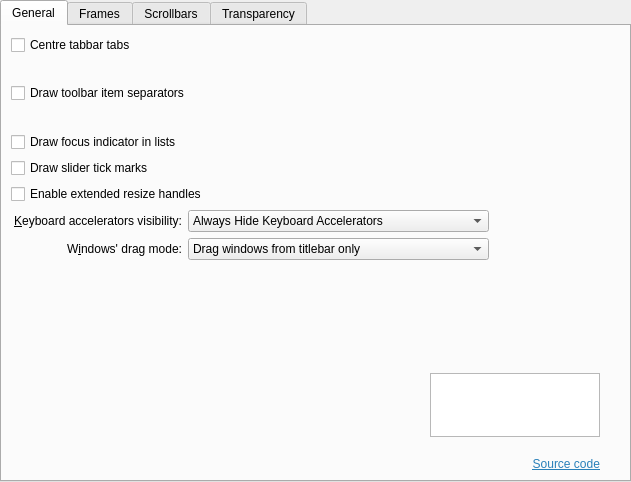
<?xml version="1.0" encoding="UTF-8"?>
<ui version="4.0">
 <class>BreezeStyleConfig</class>
 <widget class="QWidget" name="BreezeStyleConfig">
  <property name="geometry">
   <rect>
    <x>0</x>
    <y>0</y>
    <width>631</width>
    <height>482</height>
   </rect>
  </property>
  <property name="sizePolicy">
   <sizepolicy hsizetype="Preferred" vsizetype="Preferred">
    <horstretch>0</horstretch>
    <verstretch>0</verstretch>
   </sizepolicy>
  </property>
  <layout class="QVBoxLayout" name="verticalLayout_2">
   <property name="leftMargin">
    <number>0</number>
   </property>
   <property name="topMargin">
    <number>0</number>
   </property>
   <property name="rightMargin">
    <number>0</number>
   </property>
   <property name="bottomMargin">
    <number>0</number>
   </property>
   <item>
    <widget class="QTabWidget" name="tabWidget">
     <property name="currentIndex">
      <number>0</number>
     </property>
     <widget class="QWidget" name="tab">
      <attribute name="title">
       <string>General</string>
      </attribute>
      <layout class="QGridLayout" name="gridLayout">
       <item row="0" column="0" colspan="2">
        <widget class="QCheckBox" name="_tabBarDrawCenteredTabs">
         <property name="text">
          <string>Centre tabbar tabs</string>
         </property>
        </widget>
       </item>
       <item row="7" column="0" colspan="2">
        <widget class="QLabel" name="_mnemonicsLabel">
         <property name="text">
          <string>&amp;Keyboard accelerators visibility:</string>
         </property>
         <property name="alignment">
          <set>Qt::AlignmentFlag::AlignRight|Qt::AlignmentFlag::AlignTrailing|Qt::AlignmentFlag::AlignVCenter</set>
         </property>
         <property name="buddy">
          <cstring>_mnemonicsMode</cstring>
         </property>
        </widget>
       </item>
       <item row="9" column="0" rowspan="3" colspan="3">
        <spacer name="verticalSpacer">
         <property name="orientation">
          <enum>Qt::Orientation::Vertical</enum>
         </property>
         <property name="sizeHint" stdset="0">
          <size>
           <width>20</width>
           <height>60</height>
          </size>
         </property>
        </spacer>
       </item>
       <item row="7" column="2" colspan="3">
        <widget class="QComboBox" name="_mnemonicsMode">
         <item>
          <property name="text">
           <string>Always Hide Keyboard Accelerators</string>
          </property>
         </item>
         <item>
          <property name="text">
           <string>Show Keyboard Accelerators When Needed</string>
          </property>
         </item>
         <item>
          <property name="text">
           <string>Always Show Keyboard Accelerators</string>
          </property>
         </item>
        </widget>
       </item>
       <item row="7" column="5">
        <spacer name="horizontalSpacer_2">
         <property name="orientation">
          <enum>Qt::Orientation::Horizontal</enum>
         </property>
         <property name="sizeHint" stdset="0">
          <size>
           <width>100</width>
           <height>20</height>
          </size>
         </property>
        </spacer>
       </item>
       <item row="8" column="2" colspan="3">
        <widget class="QComboBox" name="_windowDragMode">
         <property name="sizePolicy">
          <sizepolicy hsizetype="Preferred" vsizetype="Fixed">
           <horstretch>0</horstretch>
           <verstretch>0</verstretch>
          </sizepolicy>
         </property>
         <item>
          <property name="text">
           <string>Drag windows from titlebar only</string>
          </property>
         </item>
         <item>
          <property name="text">
           <string>Drag windows from titlebar, menubar and toolbars</string>
          </property>
         </item>
         <item>
          <property name="text">
           <string>Drag windows from all empty areas</string>
          </property>
         </item>
        </widget>
       </item>
       <item row="8" column="0" colspan="2">
        <widget class="QLabel" name="_windowDragLabel">
         <property name="sizePolicy">
          <sizepolicy hsizetype="Preferred" vsizetype="Preferred">
           <horstretch>0</horstretch>
           <verstretch>0</verstretch>
          </sizepolicy>
         </property>
         <property name="text">
          <string>W&amp;indows' drag mode:</string>
         </property>
         <property name="alignment">
          <set>Qt::AlignmentFlag::AlignRight|Qt::AlignmentFlag::AlignTrailing|Qt::AlignmentFlag::AlignVCenter</set>
         </property>
         <property name="buddy">
          <cstring>_windowDragMode</cstring>
         </property>
        </widget>
       </item>
       <item row="6" column="0" colspan="3">
        <widget class="QCheckBox" name="_splitterProxyEnabled">
         <property name="text">
          <string>Enable extended resize handles</string>
         </property>
        </widget>
       </item>
       <item row="3" column="0" colspan="2">
        <widget class="QCheckBox" name="_viewDrawFocusIndicator">
         <property name="text">
          <string>Draw focus indicator in lists</string>
         </property>
        </widget>
       </item>
       <item row="5" column="0" colspan="2">
        <widget class="QCheckBox" name="_sliderDrawTickMarks">
         <property name="text">
          <string>Draw slider tick marks</string>
         </property>
        </widget>
       </item>
       <item row="1" column="0" rowspan="2" colspan="3">
        <widget class="QCheckBox" name="_toolBarDrawItemSeparator">
         <property name="text">
          <string>Draw toolbar item separators</string>
         </property>
        </widget>
       </item>
       <item row="13" column="0" colspan="6">
        <layout class="QGridLayout" name="gridLayout_4">
         <item row="1" column="2">
          <spacer name="horizontalSpacer_7">
           <property name="orientation">
            <enum>Qt::Orientation::Horizontal</enum>
           </property>
           <property name="sizeType">
            <enum>QSizePolicy::Policy::Fixed</enum>
           </property>
           <property name="sizeHint" stdset="0">
            <size>
             <width>20</width>
             <height>20</height>
            </size>
           </property>
          </spacer>
         </item>
         <item row="1" column="1">
          <widget class="QGraphicsView" name="graphicsView">
           <property name="sizePolicy">
            <sizepolicy hsizetype="Fixed" vsizetype="Fixed">
             <horstretch>0</horstretch>
             <verstretch>0</verstretch>
            </sizepolicy>
           </property>
           <property name="minimumSize">
            <size>
             <width>170</width>
             <height>64</height>
            </size>
           </property>
           <property name="maximumSize">
            <size>
             <width>170</width>
             <height>64</height>
            </size>
           </property>
           <property name="baseSize">
            <size>
             <width>170</width>
             <height>64</height>
            </size>
           </property>
           <property name="layoutDirection">
            <enum>Qt::LayoutDirection::LeftToRight</enum>
           </property>
           <property name="styleSheet">
            <string notr="true">border-image: url(:/images/Classik_logo.svg);</string>
           </property>
           <property name="interactive">
            <bool>false</bool>
           </property>
           <property name="alignment">
            <set>Qt::AlignmentFlag::AlignBottom|Qt::AlignmentFlag::AlignRight|Qt::AlignmentFlag::AlignTrailing</set>
           </property>
           <property name="rubberBandSelectionMode">
            <enum>Qt::ItemSelectionMode::IntersectsItemShape</enum>
           </property>
          </widget>
         </item>
         <item row="1" column="0">
          <spacer name="horizontalSpacer_3">
           <property name="orientation">
            <enum>Qt::Orientation::Horizontal</enum>
           </property>
           <property name="sizeHint" stdset="0">
            <size>
             <width>40</width>
             <height>20</height>
            </size>
           </property>
          </spacer>
         </item>
         <item row="5" column="1">
          <layout class="QVBoxLayout" name="verticalLayout_6">
           <property name="spacing">
            <number>0</number>
           </property>
           <item>
            <widget class="QLabel" name="_version">
             <property name="text">
              <string>&lt;version&gt;</string>
             </property>
             <property name="alignment">
              <set>Qt::AlignmentFlag::AlignBottom|Qt::AlignmentFlag::AlignRight|Qt::AlignmentFlag::AlignTrailing</set>
             </property>
            </widget>
           </item>
           <item>
            <widget class="QLabel" name="label_24">
             <property name="text">
              <string>&lt;html&gt;&lt;head/&gt;&lt;body&gt;&lt;p&gt;&lt;a href=&quot;https://github.com/paulmcauley/classik&quot;&gt;&lt;span style=&quot; text-decoration: underline; color:#2980b9;&quot;&gt;Source code&lt;/span&gt;&lt;/a&gt;&lt;/p&gt;&lt;/body&gt;&lt;/html&gt;</string>
             </property>
             <property name="alignment">
              <set>Qt::AlignmentFlag::AlignRight|Qt::AlignmentFlag::AlignTrailing|Qt::AlignmentFlag::AlignVCenter</set>
             </property>
             <property name="openExternalLinks">
              <bool>true</bool>
             </property>
            </widget>
           </item>
          </layout>
         </item>
        </layout>
       </item>
      </layout>
     </widget>
     <widget class="QWidget" name="tab_3">
      <attribute name="title">
       <string>Frames</string>
      </attribute>
      <layout class="QVBoxLayout" name="verticalLayout_3">
       <item>
        <widget class="QCheckBox" name="_dockWidgetDrawFrame">
         <property name="text">
          <string>Draw frame around dockable panels</string>
         </property>
        </widget>
       </item>
       <item>
        <widget class="QCheckBox" name="_sidePanelDrawFrame">
         <property name="text">
          <string>Draw frame around side panels</string>
         </property>
        </widget>
       </item>
       <item>
        <widget class="QCheckBox" name="_menuItemDrawThinFocus">
         <property name="text">
          <string>Draw a thin line to indicate focus in menus and menubars</string>
         </property>
        </widget>
       </item>
       <item>
        <spacer name="verticalSpacer_3">
         <property name="orientation">
          <enum>Qt::Orientation::Vertical</enum>
         </property>
         <property name="sizeHint" stdset="0">
          <size>
           <width>20</width>
           <height>117</height>
          </size>
         </property>
        </spacer>
       </item>
      </layout>
     </widget>
     <widget class="QWidget" name="tab_scrollbars">
      <attribute name="title">
       <string>Scrollbars</string>
      </attribute>
      <layout class="QVBoxLayout" name="verticalLayout">
       <item>
        <spacer name="verticalSpacer_6">
         <property name="orientation">
          <enum>Qt::Orientation::Vertical</enum>
         </property>
         <property name="sizeType">
          <enum>QSizePolicy::Policy::Fixed</enum>
         </property>
         <property name="sizeHint" stdset="0">
          <size>
           <width>20</width>
           <height>15</height>
          </size>
         </property>
        </spacer>
       </item>
       <item>
        <widget class="QGroupBox" name="groupBox">
         <property name="title">
          <string>Arrow buttons</string>
         </property>
         <layout class="QVBoxLayout" name="verticalLayout_4">
          <item>
           <layout class="QGridLayout" name="gridLayout_3">
            <item row="1" column="1">
             <widget class="QComboBox" name="_scrollBarAddLineButtons">
              <item>
               <property name="text">
                <string>No Buttons</string>
               </property>
              </item>
              <item>
               <property name="text">
                <string>One Button</string>
               </property>
              </item>
              <item>
               <property name="text">
                <string>Two Buttons</string>
               </property>
              </item>
             </widget>
            </item>
            <item row="1" column="0">
             <widget class="QLabel" name="_scrollBarAddLineLabel">
              <property name="text">
               <string>Bottom arrow button t&amp;ype:</string>
              </property>
              <property name="alignment">
               <set>Qt::AlignmentFlag::AlignRight|Qt::AlignmentFlag::AlignTrailing|Qt::AlignmentFlag::AlignVCenter</set>
              </property>
              <property name="buddy">
               <cstring>_scrollBarAddLineButtons</cstring>
              </property>
             </widget>
            </item>
            <item row="0" column="1">
             <widget class="QComboBox" name="_scrollBarSubLineButtons">
              <item>
               <property name="text">
                <string>No Buttons</string>
               </property>
              </item>
              <item>
               <property name="text">
                <string>One Button</string>
               </property>
              </item>
              <item>
               <property name="text">
                <string>Two Buttons</string>
               </property>
              </item>
             </widget>
            </item>
            <item row="0" column="2">
             <spacer name="horizontalSpacer">
              <property name="orientation">
               <enum>Qt::Orientation::Horizontal</enum>
              </property>
              <property name="sizeHint" stdset="0">
               <size>
                <width>40</width>
                <height>20</height>
               </size>
              </property>
             </spacer>
            </item>
            <item row="0" column="0">
             <widget class="QLabel" name="_scrollBarSubLineLabel">
              <property name="text">
               <string>&amp;Top arrow button type:</string>
              </property>
              <property name="alignment">
               <set>Qt::AlignmentFlag::AlignRight|Qt::AlignmentFlag::AlignTrailing|Qt::AlignmentFlag::AlignVCenter</set>
              </property>
              <property name="buddy">
               <cstring>_scrollBarSubLineButtons</cstring>
              </property>
             </widget>
            </item>
           </layout>
          </item>
         </layout>
        </widget>
       </item>
       <item>
        <spacer name="verticalSpacer_4">
         <property name="orientation">
          <enum>Qt::Orientation::Vertical</enum>
         </property>
         <property name="sizeHint" stdset="0">
          <size>
           <width>20</width>
           <height>40</height>
          </size>
         </property>
        </spacer>
       </item>
      </layout>
     </widget>
     <widget class="QWidget" name="tab_5">
      <attribute name="title">
       <string>Transparency</string>
      </attribute>
      <layout class="QGridLayout" name="gridLayout_2">
       <item row="10" column="1">
        <spacer name="verticalSpacer_5">
         <property name="orientation">
          <enum>Qt::Orientation::Vertical</enum>
         </property>
         <property name="sizeHint" stdset="0">
          <size>
           <width>20</width>
           <height>40</height>
          </size>
         </property>
        </spacer>
       </item>
       <item row="1" column="1">
        <layout class="QHBoxLayout" name="horizontalLayout_2">
         <item>
          <widget class="QLabel" name="_menuOpacityTransparentLabel">
           <property name="text">
            <string>Transparent</string>
           </property>
          </widget>
         </item>
         <item>
          <spacer name="horizontalSpacer_6">
           <property name="orientation">
            <enum>Qt::Orientation::Horizontal</enum>
           </property>
           <property name="sizeHint" stdset="0">
            <size>
             <width>40</width>
             <height>20</height>
            </size>
           </property>
          </spacer>
         </item>
         <item>
          <widget class="QLabel" name="_menuOpacityOpaqueLabel">
           <property name="sizePolicy">
            <sizepolicy hsizetype="Minimum" vsizetype="Preferred">
             <horstretch>0</horstretch>
             <verstretch>0</verstretch>
            </sizepolicy>
           </property>
           <property name="text">
            <string>Opaque</string>
           </property>
          </widget>
         </item>
        </layout>
       </item>
       <item row="7" column="0" colspan="2">
        <layout class="QHBoxLayout" name="horizontalLayout">
         <item>
          <widget class="QLabel" name="_menuGroupDescription">
           <property name="text">
            <string>Menu:</string>
           </property>
          </widget>
         </item>
         <item>
          <widget class="QSlider" name="_menuOpacity">
           <property name="minimum">
            <number>0</number>
           </property>
           <property name="maximum">
            <number>100</number>
           </property>
           <property name="singleStep">
            <number>1</number>
           </property>
           <property name="pageStep">
            <number>10</number>
           </property>
           <property name="value">
            <number>100</number>
           </property>
           <property name="orientation">
            <enum>Qt::Orientation::Horizontal</enum>
           </property>
           <property name="invertedAppearance">
            <bool>false</bool>
           </property>
           <property name="invertedControls">
            <bool>false</bool>
           </property>
           <property name="tickPosition">
            <enum>QSlider::TickPosition::TicksBelow</enum>
           </property>
           <property name="tickInterval">
            <number>10</number>
           </property>
          </widget>
         </item>
        </layout>
       </item>
       <item row="1" column="0">
        <spacer name="horizontalSpacer_5">
         <property name="orientation">
          <enum>Qt::Orientation::Horizontal</enum>
         </property>
         <property name="sizeType">
          <enum>QSizePolicy::Policy::Fixed</enum>
         </property>
         <property name="sizeHint" stdset="0">
          <size>
           <width>40</width>
           <height>20</height>
          </size>
         </property>
        </spacer>
       </item>
       <item row="9" column="0" colspan="2">
        <spacer name="horizontalSpacer_4">
         <property name="orientation">
          <enum>Qt::Orientation::Horizontal</enum>
         </property>
         <property name="sizeType">
          <enum>QSizePolicy::Policy::Preferred</enum>
         </property>
         <property name="sizeHint" stdset="0">
          <size>
           <width>542</width>
           <height>20</height>
          </size>
         </property>
        </spacer>
       </item>
      </layout>
     </widget>
    </widget>
   </item>
  </layout>
 </widget>
 <tabstops>
  <tabstop>tabWidget</tabstop>
  <tabstop>_tabBarDrawCenteredTabs</tabstop>
  <tabstop>_toolBarDrawItemSeparator</tabstop>
  <tabstop>_sliderDrawTickMarks</tabstop>
  <tabstop>_viewDrawFocusIndicator</tabstop>
  <tabstop>_splitterProxyEnabled</tabstop>
  <tabstop>_mnemonicsMode</tabstop>
  <tabstop>_windowDragMode</tabstop>
  <tabstop>_dockWidgetDrawFrame</tabstop>
  <tabstop>_sidePanelDrawFrame</tabstop>
  <tabstop>_menuItemDrawThinFocus</tabstop>
  <tabstop>_scrollBarSubLineButtons</tabstop>
  <tabstop>_scrollBarAddLineButtons</tabstop>
  <tabstop>_menuOpacity</tabstop>
 </tabstops>
 <resources/>
 <connections/>
</ui>
